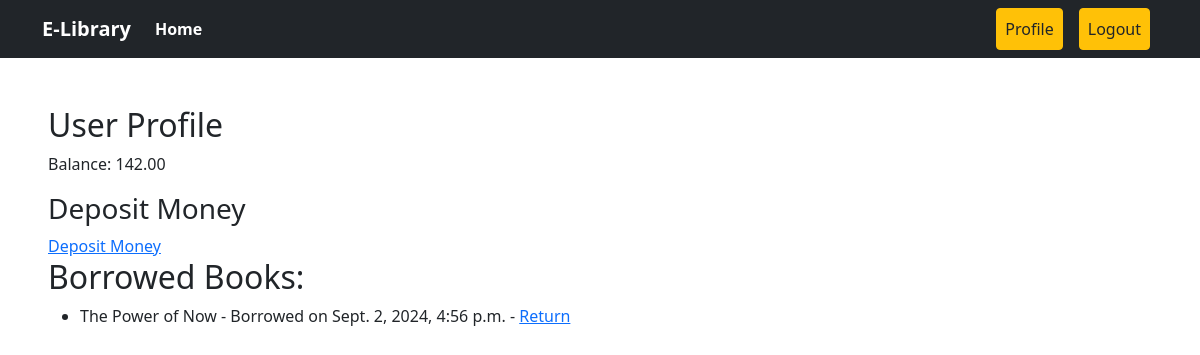
The page /books/profile/ (signed in) on the database as committed earlier.
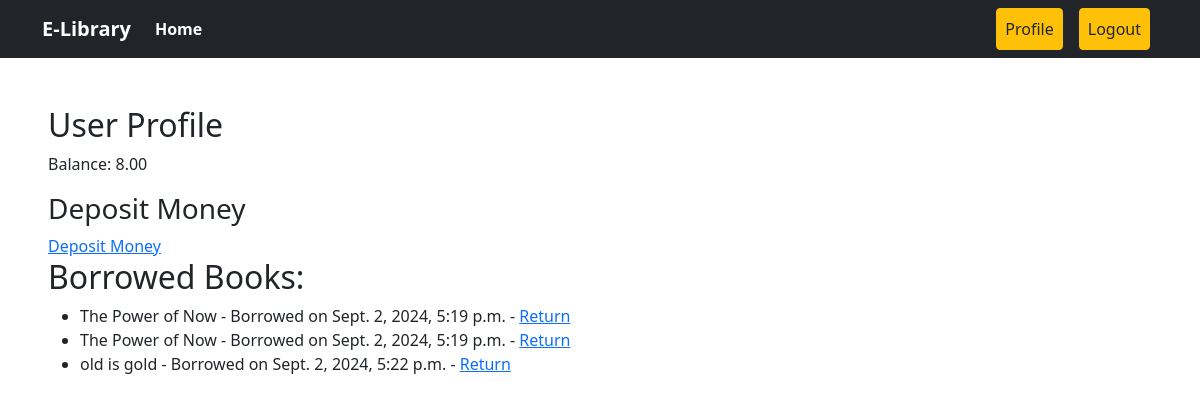
The same page on the database as committed later.
### accounts/models.py (models this page shows)
class Account(models.Model):
    user = models.OneToOneField(User, on_delete=models.CASCADE)
    balance = models.DecimalField(max_digits=10, decimal_places=2, default=0.0)
    def __str__(self):
        return f"{self.user.username}'s Account"

### books/models.py (models this page shows, shortened)
class Order(models.Model):
    book = models.ForeignKey('Books', on_delete=models.CASCADE)
    user = models.ForeignKey(User, on_delete=models.CASCADE)
    order_date = models.DateTimeField(default=timezone.now)
    return_date = models.DateTimeField(null=True, blank=True)  # Date when the book is returned

class Books(models.Model):
    title = models.CharField(max_length=50)
    image_url = models.URLField(max_length=200, default='')  # Default empty string for image URL
    book_name = models.CharField(max_length=100, default='Unnamed Book')  # Default book name
    borrow_price = models.DecimalField(max_digits=10, decimal_places=2, default=0.0)  # Default price 0.0
    category = models.ForeignKey(Category, on_delete=models.CASCADE)  # ForeignKey to Category model
    quantity_available = models.PositiveIntegerField(default=0)  # Default quantity 0
    description = models.TextField(default='No description available')  # Default description

### books/views.py (the view)
# urls.py: path('profile/', views.profile, name='profile'),
@login_required
def profile(request):
    account = Account.objects.get(user=request.user)
    orders = Order.objects.filter(user=request.user)
    context = {
        'account': account,
        'orders': orders,
    }
    print(context)
    return render(request, 'profile.html', context)

### books/models.py (called while the page is built)
    def __str__(self):
        return f"Order #{self.id} - {self.book.book_name} by {self.user.username}"

### templates/profile.html
{% extends "base.html" %}
{% block content %}
  <h2>User Profile</h2>
  <p>Balance: {{ account.balance }}</p>
  <h3>Deposit Money</h3>
  <a href="{% url 'deposit_money' %}">Deposit Money</a>
  <h2>Borrowed Books:</h2>
  <ul>
    {% for order in orders %}
      <li>{{ order.book.title }}  - Borrowed on {{ order.order_date }} - <a href="{% url 'return_book' order.id %}">Return</a></li>
    {% empty %}
      <li>No borrowing history</li>
    {% endfor %}
  </ul>
{% endblock %}

Rows that differ between the two databases and show on the page:
removed Order: book "The Power of Now", order_date "Sept. 2, 2024, 4:56 p.m."
changed Account: balance "142.00" → "8.00"
added Order: book "The Power of Now", order_date "Sept. 2, 2024, 5:19 p.m."
added Order: book "The Power of Now", order_date "Sept. 2, 2024, 5:19 p.m."
added Order: book "old is gold", order_date "Sept. 2, 2024, 5:22 p.m."
